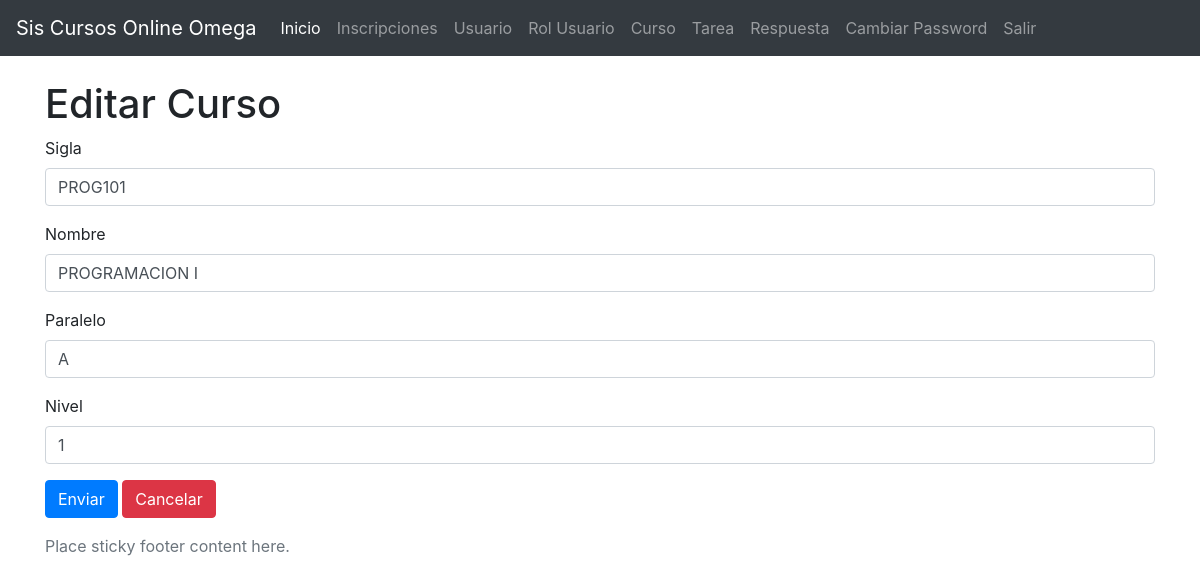
The app's page /curso-edit.php?id=1 with its own data.
### tables this page shows
CREATE TABLE `curso` (
  `id` int(11) NOT NULL,
  `sigla` varchar(20) NOT NULL,
  `nombre` varchar(200) NOT NULL,
  `paralelo` varchar(10) NOT NULL,
  `nivel` int(11) NOT NULL
);

### curso-edit.php (the view, shortened to what this page needs)
<?php
require_once('librerias/cabe.php');
require_once('librerias/conexionBD.php');
$id=0;
$sigla="";
$nombre="";
$paralelo="";
$nivel="";
if(isset($_GET['id']))
{
	$sql="select * from curso where id=".$_GET['id'];
	$result=$conn->query($sql);
	$fila =$result->fetch_array();
	$id=$fila['id'];
	$sigla=$fila['sigla'];
	$nombre=$fila['nombre'];
	$paralelo=$fila['paralelo'];
	$nivel=$fila['nivel'];
}
?>
      <div class="container">
        <div class="row">
            <div class="col-12">
                <h1><?=($id>0) ? 'Editar':'Nuevo' ?> Curso</h1>
                <form action="curso-procesa.php" method="post">
                  <div class="form-group">
                    <label for="">Sigla</label>
                    <input type="text" name="sigla" class="form-control" value="<?=$sigla?>" placeholder="Ingrese Sigla">
                  </div>
                  <div class="form-group">
                    <label for="">Nombre</label>
                    <input type="text" name="nombre" class="form-control" value="<?=$nombre?>" placeholder="Ingrese Descripcion">
                  </div>
                  <div class="form-group">
                    <label for="">Paralelo</label>
                    <input type="text" name="paralelo" class="form-control" value="<?=$paralelo?>" placeholder="Ingrese Nombre">
                  </div>
                  <div class="form-group">
                    <label for="">Nivel</label>
                    <input type="text" name="nivel" class="form-control" value="<?=$nivel?>" placeholder="Ingrese Nivel">
                  </div>
                  <button type="submit" class="btn btn-primary">Enviar</button>
                  <a href="curso.php" class="btn btn-danger">Cancelar</a>
                </form>
            </div>
        </div>
      </div>
<?php
require_once('librerias/pie.php');
 ?>

### records on screen
curso: sigla "PROG101", nombre "PROGRAMACION I", paralelo "A", nivel "1"
